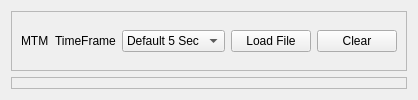
      <widget class="QWidget" name="Graph">
       <attribute name="title">
        <string>Graph</string>
       </attribute>
       <layout class="QVBoxLayout" name="verticalLayout_Graph">
        <item>
         <widget class="QFrame" name="HeaderFrame">
          <property name="sizePolicy">
           <sizepolicy hsizetype="Expanding" vsizetype="Fixed">
            <horstretch>0</horstretch>
            <verstretch>0</verstretch>
           </sizepolicy>
          </property>
          <property name="minimumSize">
           <size>
            <width>0</width>
            <height>60</height>
           </size>
          </property>
          <property name="frameShape">
           <enum>QFrame::StyledPanel</enum>
          </property>
          <property name="frameShadow">
           <enum>QFrame::Raised</enum>
          </property>
          <layout class="QHBoxLayout" name="horizontalLayout_GraphHeader">
           <item>
            <widget class="QLabel" name="MTMShowQLabel">
             <property name="text">
              <string>MTM</string>
             </property>
            </widget>
           </item>
           <item>
            <widget class="QLabel" name="TimeframQLabel">
             <property name="text">
              <string>TimeFrame</string>
             </property>
            </widget>
           </item>
           <item>
            <widget class="QComboBox" name="TimeFrameComboBox">
             <item>
              <property name="text">
               <string>Default 5 Sec</string>
              </property>
             </item>
             <item>
              <property name="text">
               <string>5Min</string>
              </property>
             </item>
             <item>
              <property name="text">
               <string>1Min</string>
              </property>
             </item>
            </widget>
           </item>
           <item>
            <widget class="QPushButton" name="LoadGraphDataQPushButton">
             <property name="text">
              <string>Load File</string>
             </property>
            </widget>
           </item>
           <item>
            <widget class="QPushButton" name="ClearPushButton">
             <property name="text">
              <string>Clear</string>
             </property>
            </widget>
           </item>
          </layout>
         </widget>
        </item>
        <item>
         <widget class="QFrame" name="GraphPlot">
          <property name="sizePolicy">
           <sizepolicy hsizetype="Expanding" vsizetype="Expanding">
            <horstretch>0</horstretch>
            <verstretch>1</verstretch>
           </sizepolicy>
          </property>
          <property name="styleSheet">
           <string notr="true"/>
          </property>
          <property name="frameShape">
           <enum>QFrame::StyledPanel</enum>
          </property>
          <property name="frameShadow">
           <enum>QFrame::Raised</enum>
          </property>
         </widget>
        </item>
       </layout>
      </widget>
